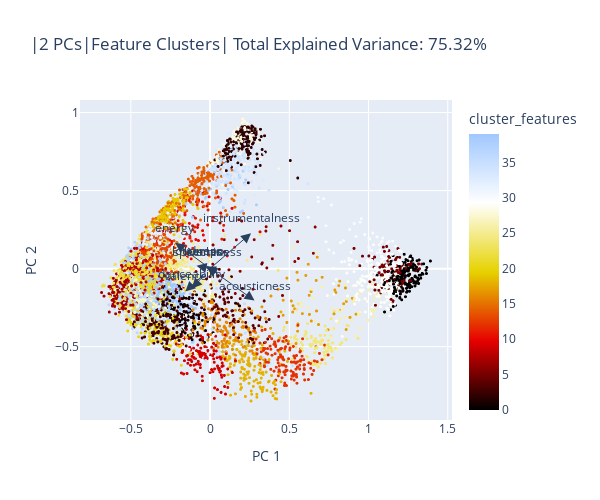

This figure's notebook cell:
### Code cell
fig = px.scatter(
    spotify_pca, 
    x="pca0", y="pca1",
    labels={'pca0': 'PC 1', 'pca1': 'PC 2'},
    title=f'|2 PCs|Feature Clusters| Total Explained Variance: {explained_var_2dims:.2f}%',
    color="cluster_features",
    color_continuous_scale="blackbody",
    width=600, height=500
)

for i, feature in enumerate(features):
    fig.add_annotation(
        ax=0, ay=0,
        axref="x", ayref="y",
        x=loadings[i, 0],
        y=loadings[i, 1],
        showarrow=True,
        arrowsize=2,
        arrowhead=2,
        xanchor="right",
        yanchor="top"
    )
    fig.add_annotation(
        x=loadings[i, 0],
        y=loadings[i, 1],
        ax=0, ay=0,
        xanchor="center",
        yanchor="bottom",
        text=feature,
        yshift=5,
    )
fig.update_traces(marker_size=3)
fig.show()

### Figure 1 — Plotly figure (JSON) as saved in the notebook; plotly's stock layout.template omitted (floating-point values rounded to 4 significant figures; data arrays with more than 128 entries replaced by an {"elided": "..."} marker saying what was removed)
{"data": [{"hovertemplate": "PC 1=%{x}<br>PC 2=%{y}<br>cluster_features=%{marker.color}<extra></extra>", "legendgroup": "", "marker": {"color": {"elided": "5114 int values"}, "coloraxis": "coloraxis", "size": 3, "symbol": "circle"}, "mode": "markers", "name": "", "showlegend": false, "type": "scattergl", "x": {"elided": "5114 float values"}, "xaxis": "x", "y": {"elided": "5114 float values"}, "yaxis": "y"}], "layout": {"annotations": [{"arrowhead": 2, "arrowsize": 2, "ax": 0, "axref": "x", "ay": 0, "ayref": "y", "showarrow": true, "x": -0.1143, "xanchor": "right", "y": -0.1278, "yanchor": "top"}, {"ax": 0, "ay": 0, "text": "danceability", "x": -0.1143, "xanchor": "center", "y": -0.1278, "yanchor": "bottom", "yshift": 5}, {"arrowhead": 2, "arrowsize": 2, "ax": 0, "axref": "x", "ay": 0, "ayref": "y", "showarrow": true, "x": -0.2194, "xanchor": "right", "y": 0.1654, "yanchor": "top"}, {"ax": 0, "ay": 0, "text": "energy", "x": -0.2194, "xanchor": "center", "y": 0.1654, "yanchor": "bottom", "yshift": 5}, {"arrowhead": 2, "arrowsize": 2, "ax": 0, "axref": "x", "ay": 0, "ayref": "y", "showarrow": true, "x": -0.01683, "xanchor": "right", "y": 0.01344, "yanchor": "top"}, {"ax": 0, "ay": 0, "text": "speechiness", "x": -0.01683, "xanchor": "center", "y": 0.01344, "yanchor": "bottom", "yshift": 5}, {"arrowhead": 2, "arrowsize": 2, "ax": 0, "axref": "x", "ay": 0, "ayref": "y", "showarrow": true, "x": 0.2808, "xanchor": "right", "y": -0.205, "yanchor": "top"}, {"ax": 0, "ay": 0, "text": "acousticness", "x": 0.2808, "xanchor": "center", "y": -0.205, "yanchor": "bottom", "yshift": 5}, {"arrowhead": 2, "arrowsize": 2, "ax": 0, "axref": "x", "ay": 0, "ayref": "y", "showarrow": true, "x": 0.2587, "xanchor": "right", "y": 0.2275, "yanchor": "top"}, {"ax": 0, "ay": 0, "text": "instrumentalness", "x": 0.2587, "xanchor": "center", "y": 0.2275, "yanchor": "bottom", "yshift": 5}, {"arrowhead": 2, "arrowsize": 2, "ax": 0, "axref": "x", "ay": 0, "ayref": "y", "showarrow": true, "x": -0.01929, "xanchor": "right", "y": 0.01312, "yanchor": "top"}, {"ax": 0, "ay": 0, "text": "liveness", "x": -0.01929, "xanchor": "center", "y": 0.01312, "yanchor": "bottom", "yshift": 5}, {"arrowhead": 2, "arrowsize": 2, "ax": 0, "axref": "x", "ay": 0, "ayref": "y", "showarrow": true, "x": -0.1559, "xanchor": "right", "y": -0.1464, "yanchor": "top"}, {"ax": 0, "ay": 0, "text": "valence", "x": -0.1559, "xanchor": "center", "y": -0.1464, "yanchor": "bottom", "yshift": 5}, {"arrowhead": 2, "arrowsize": 2, "ax": 0, "axref": "x", "ay": 0, "ayref": "y", "showarrow": true, "x": -0.08527, "xanchor": "right", "y": 0.01833, "yanchor": "top"}, {"ax": 0, "ay": 0, "text": "loudness", "x": -0.08527, "xanchor": "center", "y": 0.01833, "yanchor": "bottom", "yshift": 5}, {"arrowhead": 2, "arrowsize": 2, "ax": 0, "axref": "x", "ay": 0, "ayref": "y", "showarrow": true, "x": -0.02715, "xanchor": "right", "y": 0.01383, "yanchor": "top"}, {"ax": 0, "ay": 0, "text": "tempo", "x": -0.02715, "xanchor": "center", "y": 0.01383, "yanchor": "bottom", "yshift": 5}], "coloraxis": {"colorbar": {"title": {"text": "cluster_features"}}, "colorscale": [[0, "rgb(0,0,0)"], [0.25, "rgb(230,0,0)"], [0.5, "rgb(230,210,0)"], [0.75, "rgb(255,255,255)"], [1, "rgb(160,200,255)"]]}, "height": 500, "legend": {"tracegroupgap": 0}, "title": {"text": "|2 PCs|Feature Clusters| Total Explained Variance: 75.32%"}, "width": 600, "xaxis": {"anchor": "y", "domain": [0, 1], "title": {"text": "PC 1"}}, "yaxis": {"anchor": "x", "domain": [0, 1], "title": {"text": "PC 2"}}}}
